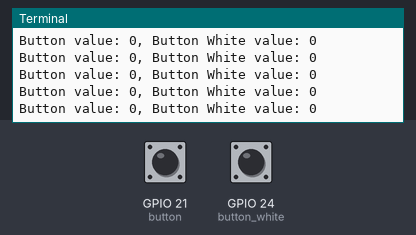
Bench run of a program on a simulated Raspberry Pi (BCM pin numbers). Shown: the last lines printed to the terminal. Inputs (shaded band) come from the test bench; at power-on: GPIO 21 (button) HIGH, GPIO 24 (button_white) LOW.

Above: at 1.2 s.
1.3 s: GPIO 21 (button) pulled LOW for 0.15 s
At 1.41 s:
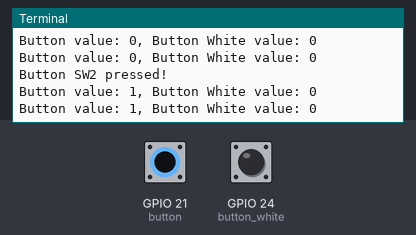
2.9 s: GPIO 24 (button_white) pulled HIGH for 0.15 s
At 3.02 s:
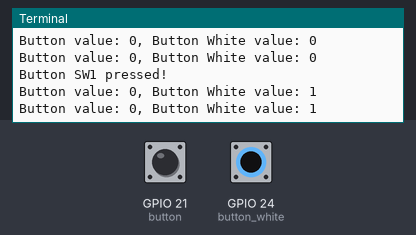

The program:

20241201-054-switch.py
```python
#!/usr/bin/env python3
from time import sleep
from gpiozero import Button

# ボタンの初期化
button = Button(21, pull_up=True)  # SW2
button_white = Button(24, pull_up=False)  # SW1

# ボタンが押されたときの動作
def on_button_pressed():
    print("Button SW2 pressed!")

def on_button_white_pressed():
    print("Button SW1 pressed!")

# ボタンにコールバックを設定
button.when_pressed = on_button_pressed
button_white.when_pressed = on_button_white_pressed

# ボタンの状態をモニタリング
try:
    while True:
        print(f"Button value: {button.value}, Button White value: {button_white.value}")
        sleep(0.1)
except KeyboardInterrupt:
    print("\nExiting program.")
```

Measured:
- after the input at 1.3 s, the terminal: prints a new line at once (image 1)
- after the input at 2.9 s, the terminal: prints a new line at once (image 2)
